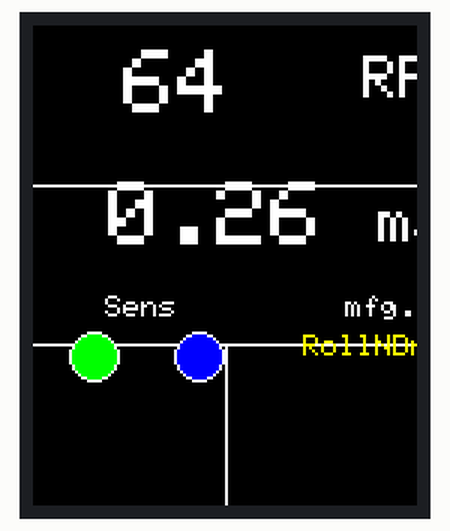
This sketch was run on a simulated Arduino Nano, built with avr-gcc and run on an emulated ATmega328P. On the bench: 128×160 colour display.

Above: at 0.1 s.

The sketch:

RD_control_panel_coveyor.ino
```cpp
#include <TFT.h>
#include <SPI.h>

#define cs   10
#define dc   9
#define rst  8

TFT TFTscreen = TFT(cs, dc, rst);

float voltage =24.5;
float current = 0.25;
float motor_RPM = 4125;
float RPM = motor_RPM/64; // motor rpm / ratio
float Speed = (3.14*0.076*RPM)/60;
int screenHeight;
int screenWidth;
void setup() {
  Serial.begin(9600);

   TFTscreen.begin();
  TFTscreen.setRotation(3);
  TFTscreen.background(0, 0, 0); // Set background color (black)
  TFTscreen.setTextSize(2);
}

void drawLines() {
  // Set the line color to white
  TFTscreen.stroke(255, 255, 255);

  screenHeight = TFTscreen.height();//128
  screenWidth = TFTscreen.width();//160

  // Draw the first horizontal line
  int line1Y = screenHeight / 3;//42.67
  TFTscreen.line(0, line1Y, screenWidth, line1Y);//0,42.67,128,42.67

  // Draw the second horizontal line
  int line2Y = 2 * screenHeight / 3; //85.33
  TFTscreen.line(0, line2Y, screenWidth, line2Y);//0,85.33,120,85.33

  //TFTscreen.line(0, 98, screenWidth, 98);//0,85.33,120,85.33


    int line4X= screenWidth / 2;//80
    TFTscreen.line(line4X,line2Y,line4X,screenHeight);

  //TFTscreen.line(0,line1Y/2,screenHeight,line1Y/2);


}


void print_value(int a)
{
  TFTscreen.setTextSize(3);
  TFTscreen.stroke(255,255,255);
  //TFTscreen.text(String(voltage,1).c_str(),2,4);
  //TFTscreen.text("V",20,22);
  //TFTscreen.text(String(current,2).c_str(),56,4);
  //TFTscreen.text("A",74,22);
  //TFTscreen.text(String(voltage*current,2).c_str(),110,4);
  //TFTscreen.text("W",128,22);
  TFTscreen.text(String(round(RPM)).c_str(),30,8);//RPM/ratio
  TFTscreen.setTextSize(2);
  TFTscreen.text("RPM",110,10);
  TFTscreen.setTextSize(3);
  TFTscreen.text(String(Speed).c_str(),25,52);
  TFTscreen.setTextSize(2);
  TFTscreen.text("m/s",115,58);
  TFTscreen.setTextSize(1);
  TFTscreen.text("Sens",24,90);
  TFTscreen.setTextSize(1);
  TFTscreen.text("mfg. by",104,90);
  if(a==1)
  {
    TFTscreen.fill(0,255,0);
    TFTscreen.circle(20,110,8);
    TFTscreen.fill(0,0,255);
    TFTscreen.circle(55,110,8);
  }
  else if(a==0)
  {
    TFTscreen.fill(0,0,255);
  TFTscreen.circle(20,110,8);
  TFTscreen.fill(0,255,0);
  TFTscreen.circle(55,110,8);

  }
  TFTscreen.setTextSize(1);
  TFTscreen.stroke(255,255,0);
  TFTscreen.text("RollNDrive",90,103);


}

void loop() {
  drawLines();
  print_value(1);
  }
```
